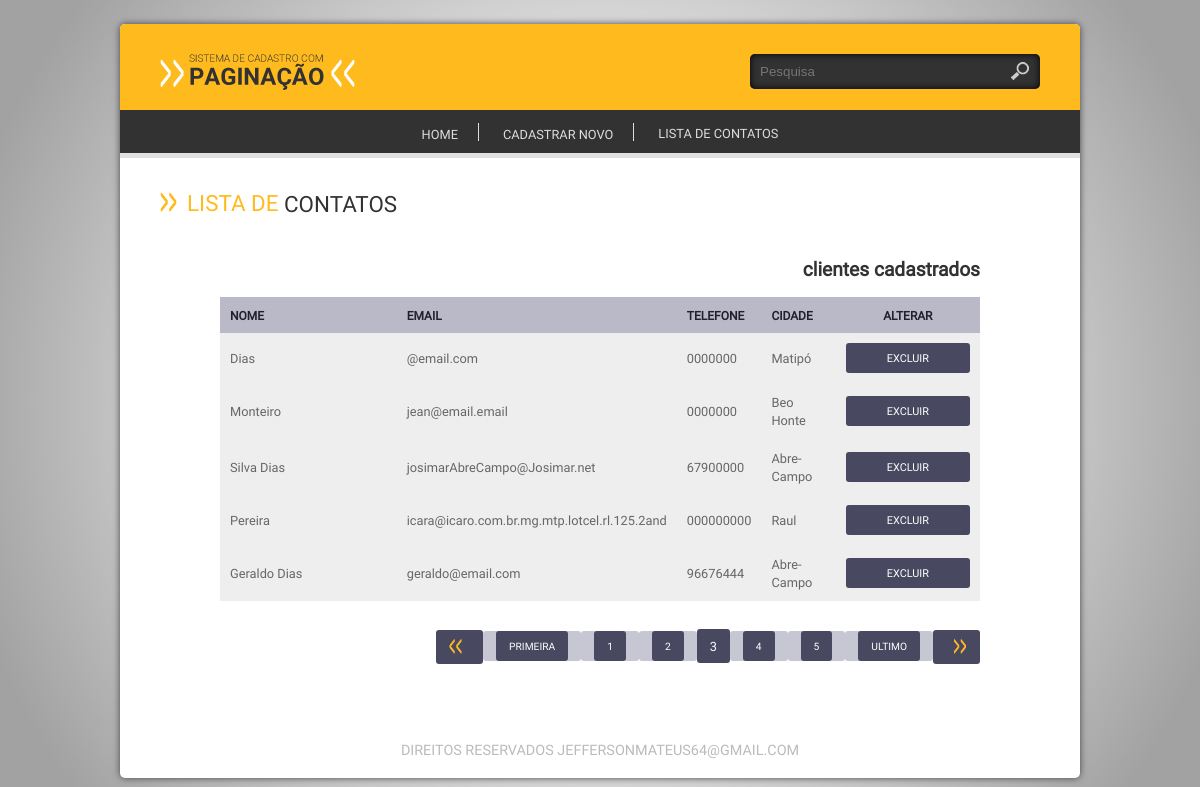
The page /index.php?link=5&pg=2 on the database its author committed.
### tables this page shows
CREATE TABLE `cliente` (
  `id_cliente` int(11) NOT NULL,
  `cliente` varchar(2000) NOT NULL,
  `endereco` varchar(150) DEFAULT NULL,
  `bairro` varchar(100) DEFAULT NULL,
  `cidade` varchar(100) DEFAULT NULL,
  `cep` varchar(10) NOT NULL,
  `fone` varchar(15) NOT NULL,
  `email` varchar(150) NOT NULL,
  `cpf` varchar(11) NOT NULL
);

### config/crud.php (called while the page is built, shortened)
<?php
function openConection() {
    $conection = @mysqli_connect(HOST, USER, PASSWORD, DATABASE) or die(mysqli_connect_error());
    mysqli_set_charset($conection, CHARSET);
    return $conection;
}
function runsql($sql) {
    $conection = openConection();
    $qry = @mysqli_query($conection, $sql) or die(mysqli_erro($conection));
    return $qry;
}
function queryData($tabela, $condicao = NULL, $campos = "*") {
    $sql = "SELECT {$campos} FROM {$tabela} {$condicao}";
    $qry = runsql($sql);
    if (!mysqli_num_rows($qry)) {
        return FALSE;
    } else {
        while ($linha = @mysqli_fetch_array($qry)) {
            $dados[] = $linha;
        }
        return $dados;
    }
}
function selecionar($comandosql) {
    $sql = $comandosql;
    $qry = runsql($sql);
    if (!mysqli_num_rows($qry)) {
        return false;
    } else {
        while ($linha = @mysqli_fetch_array($qry)) {
            $dados[] = $linha;
        }
        return $dados;
    }
}
function allrows($sql){
    $qry = runsql($sql);
    return mysqli_num_rows($qry);
}

### lst/lst_excluir.php (the view, shortened to what this page needs)
<?php
$clientes = queryData("cliente");
$pg = isset($_GET['pg']) ? $_GET['pg'] : 0;
$pesq = isset($_POST['pesq']) ? $_POST['pesq'] : NULL;
$campo = isset($_POST['campo']) ? $_POST['campo'] : NULL;
if ($pesq) {
    $sql = "SELECT * FROM `cliente` WHERE `$campo` like%$pesq%";
} else {
    $sql = "SELECT * FROM `cliente`";
}
$clientes = queryData("cliente");
$cliente = selecionar($sql);
$total = allrows($sql);
$lpp = 5;
$paginas = ceil($total / $lpp - 1);
$total_paginas = ceil($total / $lpp);
$inicio = $pg * $lpp;
?>
<div class="base-home">
    <h1 class="titulo"><span class="cor">Lista de</span> contatos</h1>
    <div class="base-lista">
        <span class="qtde"><b><?php echo $pesq ?></b> clientes cadastrados</span>
        <div class="tabela">
            <table width="100%" border="0" cellspacing="0" cellpadding="0">
                <thead>
                    <tr>
                        <th width="25%" align="left">Nome</th>
                        <th width="25%" align="left">Email</th>
                        <th width="10%" align="left">Telefone</th>
                        <th width="10%" align="left">Cidade</th>
                        <th width="20%" colspan="2" align="center">Alterar</th>
                    </tr>
                </thead>
                <?php
                if ($clientes) {
                    $clientes = selecionar($sql . " LIMIT $inicio, $lpp");
                    foreach ($clientes as $cliente) {
                        ?>
                        <tbody>
                            <tr class="cor1">
                                <td><?php echo $cliente["cliente"] ?></td>
                                <td><?php echo $cliente["email"] ?></td>
                                <td><?php echo $cliente["fone"] ?></td>
                                <td><?php echo $cliente["cidade"] ?></td>
                                <td align="center">
                                    <a href="<?php echo 'index.php?link=2&acao=Excluir&id=' . $cliente['id_cliente'] ?>" class="btn">Excluir</a>
                                </td>
                                <?php
                            }
                        } else {
                            echo "Nenhum valor encontrado! Isso pode acontecer por que a conexão com o banco de dados falhou"
                            . " ou simplesmente por que não existe nenhum dado cadastrado !";
                        }
                        ?>
                    </tr>
            </table>
        </div>
        <ul class="paginacao">
            <?php echo paginacao("index.php?link=5", $paginas, $total_paginas, $pg);    ?>
        </ul>
    </div>
</div>

### css/style.css (style rules this page uses)
* { margin:0; padding:0; box-sizing:border-box; -webkit-box-sizing:border-box; -moz-box-sizing:border-box; -o-box-sizing:border-box; -ms-box-sizing:border-box; vertical-align:middle; }
html, body { height:100%; background:#ddd url(../img/fundo.png) fixed no-repeat center; background-size:100%; }
body { font-size:1em; font-family: 'rregular'; }
h1, h2, h3, h4, h5 { margin:0; padding:0; text-transform:uppercase; font-weight:inherit; }
a { text-decoration:none; color:#444; }
ul ,li { list-style:none; }
.base-home { width:100%; float:left; padding:20px 40px; }
.titulo { display:block; padding:10px 0; color:#323232; font-weight:inherit; font-size:1.4em; text-transform:uppercase; }
.titulo:before { content:url(../img/ico-seta-ttl.png); padding-right:10px; }
.titulo .cor { color:#FFBB1E; position:relative; top:-3px; }
.btn { display:block; padding:10px; border-radius:3px; -webkit-border-radius:3px; -moz-border-radius:3px; -moz-border-radius:3px; -o-border-radius:3px; text-transform:uppercase; color:#fff; background:#484860; font-size:.9em; }
.base-home .base-lista { width:100%; float:left; padding:10px 60px; }
.base-home .base-lista span { color:#323232; display:block; padding:15px 0; font-weight:bold; text-align:right; font-size:1.2em; }
.base-home .base-lista .tabela table { width:100%; }
.base-home .base-lista .tabela table th { padding:10px; text-transform:uppercase; color:#20202F; background:#B9B9C8; font-size:.75em; }
.base-home .base-lista .tabela table td { padding:10px; color:#666666; font-size:.8em; }
.base-home .base-lista .tabela .cor1 { background:#EEEEEE; }
.base-home .base-lista .tabela .btn { font-size:.85em; padding:8px 10px; }
.base-home .base-lista .paginacao { width:100%; float:left; padding:30px 0; text-align:right; }

### rows shown on the page
cliente: cliente "Dias", email "@email.com", fone "0000000", cidade "Matipó"
cliente: cliente "Monteiro", email "jean@email.email", fone "0000000", cidade "Beo Honte"
cliente: cliente "Silva Dias", email "josimarAbreCampo@Josimar.net", fone "67900000", cidade "Abre-Campo"
cliente: cliente "Pereira", email "icara@icaro.com.br.mg.mtp.lotcel.rl.125.2and", fone "000000000", cidade "Raul"
cliente: cliente "Geraldo Dias", email "geraldo@email.com", fone "96676444", cidade "Abre-Campo"

### other values the page prints
$aux "1"
$aux "2"
$aux "3"
$aux "4"
$aux "5"
